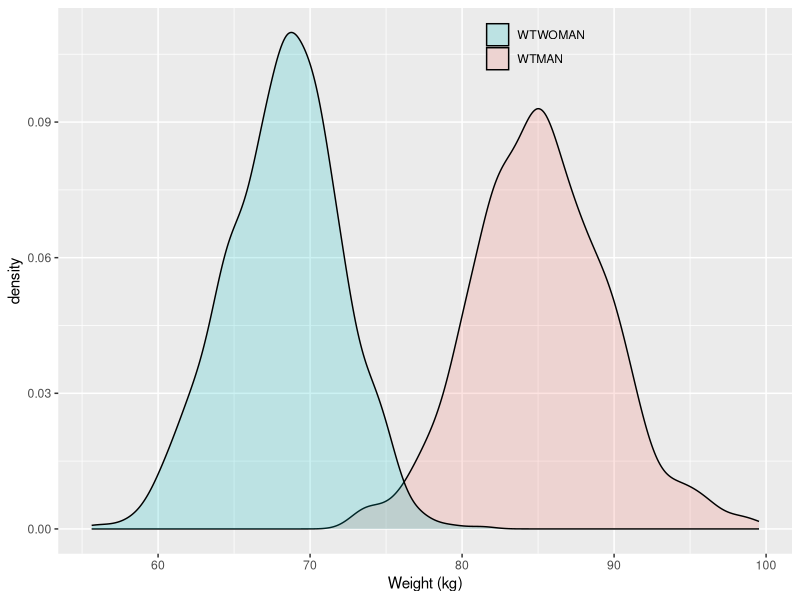
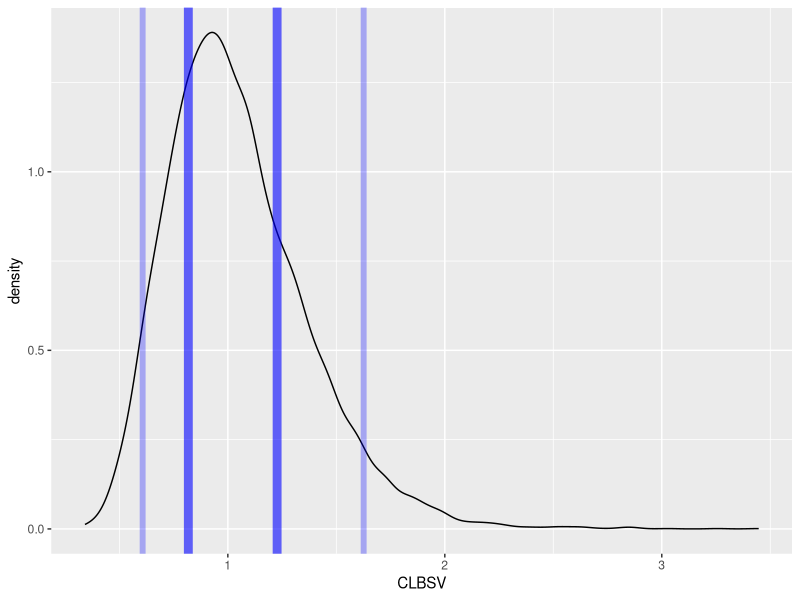
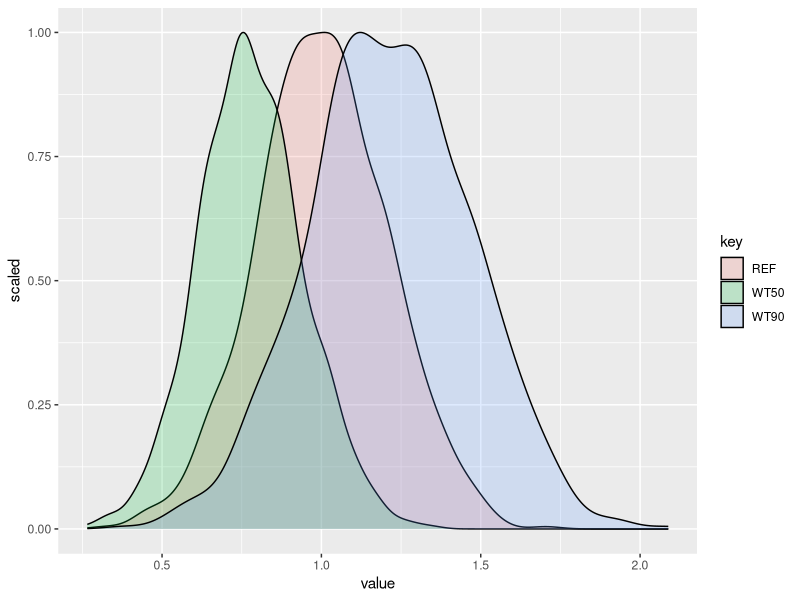

These charts were generated, in order, by the following R code:
## ---- chunk 1
knitr::opts_chunk$set(
  collapse = TRUE,
  comment = "#>"
)
## ---- chunk 2
  set.seed(657687)
  df<- data.frame(
MASS::mvrnorm(n=1000 ,
                mu =c(10,0.75,0.8),
                Sigma=matrix(c(4,0.01,0.01,0.01,0.0225,0.01,0.01,0.01,0.0225),3,3,byrow = TRUE) 
))
names(df)<- c("POPCL","dWTdCL","dSEXdCL")
knitr::kable(head(df,5))
dfcov<- data.frame(
MASS::mvrnorm(n=1000 ,
                mu =c(68,85),
                Sigma=matrix(c(15,0.01,0.01,20),2,2,byrow = TRUE) 
))
names(dfcov)<- c("WTWOMAN","WTMAN")
dfcovlong <- tidyr::gather(dfcov)
ggplot2::ggplot(dfcovlong,ggplot2::aes(x=value,fill=key))+
  ggplot2::geom_density(,alpha=0.2)+
  ggplot2::labs(fill="",x="Weight (kg)")+
  ggplot2::theme(legend.position = c(0.65,0.95),legend.background = 
                   ggplot2::element_rect(fill="transparent"))+
  ggplot2::guides(fill=ggplot2::guide_legend(reverse = TRUE))

CLBSVdistribution <- data.frame(CL= 10*exp(rnorm(10000,0,sd=0.30)))
CLBSVdistribution$CLBSV<- CLBSVdistribution$CL/10

dfbsv<- as.data.frame(
  quantile(CLBSVdistribution$CLBSV,probs=c(0,0.05,0.25,0.5,0.75,0.95,1))
)
names(dfbsv)<- "BSVquantilevalue"
dfbsv$quantile<- rownames(dfbsv)


ggplot2::ggplot(CLBSVdistribution,ggplot2::aes(x=CLBSV))+
  ggplot2::geom_density(,alpha=0.2)+
  ggplot2::geom_vline(xintercept = c(0.8179004,1.2271218),size=3,col="blue",alpha=0.6)+
  ggplot2::geom_vline(xintercept = c(0.6073418,1.6259988),size=2,col="blue",alpha=0.3)#+
  # ggplot2::annotate("segment", x = 0.8179004, xend =1.2271218, y = 0.5, yend = 0.5,
  #          colour = "blue", size=2, alpha=0.6, arrow=ggplot2::arrow())+
  # ggplot2::annotate("segment", x = 0.8179004, xend =0.8179004, y = 0.5, yend = 0.5,
  #          colour = "blue", size=2,  alpha=0.6, arrow=ggplot2::arrow())+
  # ggplot2::annotate("segment", x = 0.6073418, xend =1.6259988, y = 0.25, yend = 0.25,
  #          colour = "blue", size=2, alpha=0.3, arrow=ggplot2::arrow())+
  # ggplot2::annotate("segment", x = 0.6073418, xend =0.6073418, y = 0.25, yend = 0.25,
  #          colour = "blue", size=2,  alpha=0.3, arrow=ggplot2::arrow())+
  #ggplot2::annotate("text", x = 1, y = 0.15, label="50%",size=4,col="blue",alpha=1)+
  #ggplot2::annotate("text", x = 1, y = 0.65, label="90%",size=5,col="blue",alpha=1)
  

knitr::kable(dfbsv)
## ---- chunk 3
dfeffects<- df
dfeffects$REF<- dfeffects$POPCL/ median(dfeffects$POPCL)
dfeffects$WT50<- dfeffects$REF*(50/70)^dfeffects$dWTdCL
dfeffects$WT90<-  dfeffects$REF*(90/70)^dfeffects$dWTdCL
dfeffects<- dfeffects[,c("WT50","WT90","REF")]
dflong <- tidyr::gather(dfeffects)
ggplot2::ggplot(dflong,ggplot2::aes(x=value,fill=key))+
  ggplot2::geom_density(alpha=0.2,ggplot2::aes(y=..scaled..))




